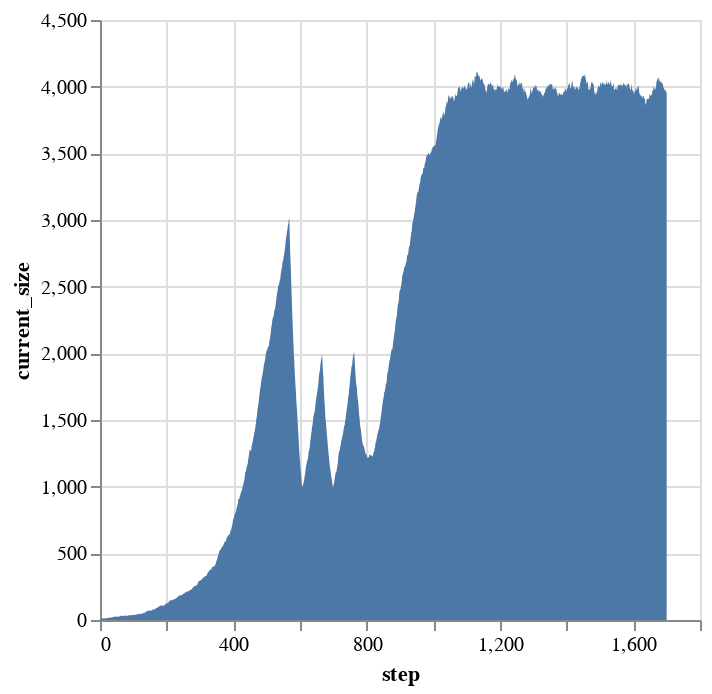

The notebook cell saved with this chart:
### Code cell
#We plot the number of total cells
mdata |>
@vlplot(:area, x=:step, y=:current_size)

### Figure 1 — Vega-Lite specification as saved in the notebook (floating-point values rounded to 4 significant figures; data arrays with more than 128 entries replaced by an {"elided": "..."} marker saying what was removed)
{"data": {"values": {"elided": "1701 records"}}, "encoding": {"x": {"field": "step", "type": "quantitative"}, "y": {"field": "current_size", "type": "quantitative"}}, "mark": "area"}
